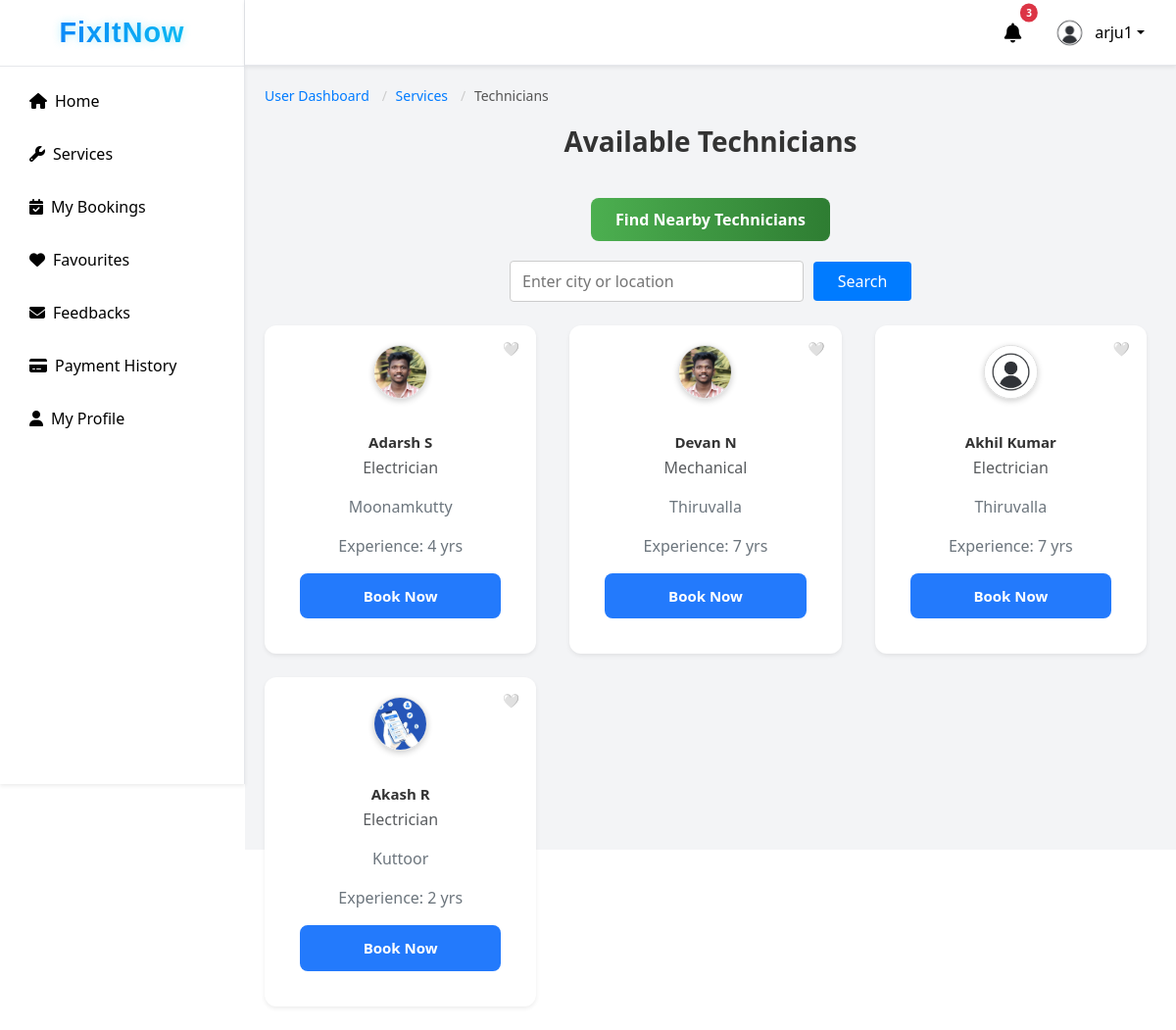
The page /user-tech-list/ (signed in) on the database its author committed.
### fixapp/models.py (models this page shows, shortened)
class UserRegistration(models.Model):
    full_name = models.CharField(max_length=100)
    username = models.CharField(max_length=150, unique=True)
    email = models.EmailField(unique=True)
    password = models.CharField(max_length=128)  # plain password
    phone = models.CharField(max_length=15, null=True, blank=True)
    profile_image = models.ImageField(upload_to="user_profiles/", null=True, blank=True)
    city = models.CharField(max_length=100, blank=True, null=True)
    address = models.TextField(blank=True, null=True)
    latitude = models.FloatField(blank=True, null=True)
    longitude = models.FloatField(blank=True, null=True)
    registered_on = models.DateTimeField(default=timezone.now)

class TechnicianRequest(models.Model):
    full_name = models.CharField(max_length=100)
    username = models.CharField(max_length=50, unique=True, null=True, blank=True)
    email = models.EmailField()
    phone = models.CharField(max_length=15)
    city = models.CharField(max_length=50)
    category = models.CharField(max_length=50)
    experience = models.PositiveIntegerField()
    profile_image = models.ImageField(upload_to="technician_profiles/", null=True, blank=True)
    document = models.FileField(upload_to="technician_docs/")
    id_proof = models.FileField(upload_to="id_proofs/", null=True, blank=True)
    password = models.CharField(max_length=128, null=True, blank=True)
    status = models.CharField(max_length=20, default="Pending")
    applied_on = models.DateTimeField(auto_now_add=True)
    latitude = models.FloatField(null=True, blank=True)
    longitude = models.FloatField(null=True, blank=True)

### fixapp/views.py (the view)
# urls.py: path('user-tech-list/', views.user_tech_list, name='user_tech_list'),
def user_tech_list(request):
    user_obj = None
    category = request.GET.get('category')
    if 'user_id' in request.session:
        try:
            user_obj = UserRegistration.objects.get(id=request.session['user_id'])
        except UserRegistration.DoesNotExist:
            user_obj = None
    technicians = TechnicianRequest.objects.filter(status="Approved")
    if category:
        technicians = technicians.filter(category=category)
    if user_obj:
        favorited_ids = FavoriteTechnician.objects.filter(user=user_obj).values_list('technician_id', flat=True)
    else:
        favorited_ids = []
    return render(request, "user_page/user_tech_list.html", {
        "user_obj": user_obj,
        "technicians": technicians,
        "favorited_ids": favorited_ids,
        "category_name": category
    })

### fixapp/context_processors.py (called while the page is built)
def notifications_processor(request):
    notifications = []
    if request.session.get('user_id'):
        notifications = Notification.objects.filter(
            recipient_type__in=["users", "both"]
        ).order_by('-created_on')
    return {'notifications': notifications}

def technician_notifications_processor(request):
    notifications = []
    if request.session.get('technician_id'):
        notifications = Notification.objects.filter(
            recipient_type__in=["technicians", "both"]
        ).order_by('-created_on')
    return {'tech_notifications': notifications}

### templates/user_page/user_tech_list.html (shortened to what this page needs)
{% extends 'user_page/user_dashboard.html' %}
{% load static %}
{% block user_techlist %}
<div class="user-tech-container">
    <nav aria-label="breadcrumb">
        <ol class="breadcrumb">
            <li class="breadcrumb-item"><a href="{% url 'user_home' %}">User Dashboard</a></li>
            <li class="breadcrumb-item"><a href="{% url 'user_services' %}">Services</a></li>
            <li class="breadcrumb-item active" aria-current="page">Technicians</li>
        </ol>
    </nav>
    <h2 class="welcome-text text-center">Available Technicians{% if category_name %} - {{ category_name }}{% endif %}</h2>
<div class="find-nearby-container">
    <button id="find-nearby-btn">
        Find Nearby Technicians
    </button>
</div>
<div class="manual-search">
    <input type="text" id="search-location" placeholder="Enter city or location">
    <button id="search-btn">Search</button>
</div>
    <div id="favorite-container" class="row mt-4">
        {% for tech in technicians %}
        <div class="col-md-4 mb-4">
            <div class="card tech-card shadow-sm text-center">
                <button class="btn btn-sm favorite-btn position-absolute top-0 end-0 m-2" data-tech-id="{{ tech.id }}">
                    {% if tech.id in favorited_ids %}
                    ❤️
                    {% else %}
                    🤍
                    {% endif %}
                </button>
                <div class="tech-img-container">
                    {% if tech.profile_image %}
                    <img src="{{ tech.profile_image.url }}" class="tech-img rounded-circle" alt="Tech Image">
                    {% else %}
                    <img src="{% static 'images/default_profile.png' %}" class="tech-img rounded-circle"
                        alt="Tech Image">
                    {% endif %}
                </div>
                <div class="card-body mt-4">
                    <h5 class="tech-name">{{ tech.full_name }}</h5>
                    <p class="text-muted">{{ tech.category }}</p>
                    <p class="text-secondary">{{ tech.city }}</p>
                    <p class="text-secondary">Experience: {{ tech.experience }} yrs</p>
                    <a href="{% url 'book_now' tech.id  %}" class="btn btn-primary btn-sm mt-2">Book Now</a>
                </div>
            </div>
        </div>
        {% empty %}
        <p class="text-center text-muted">No approved technicians available.</p>
        {% endfor %}
    </div>
</div>
{% endblock %}

### templates/user_page/user_dashboard.html (shortened to what this page needs)
{% load static %}
<!DOCTYPE html>
<html lang="en">
<head>
  <link href="https://cdn.jsdelivr.net/npm/bootstrap@5.3.2/dist/css/bootstrap.min.css" rel="stylesheet">
  <link href="https://cdn.jsdelivr.net/npm/bootstrap-icons@1.11.1/font/bootstrap-icons.css" rel="stylesheet">
  <link href="https://cdnjs.cloudflare.com/ajax/libs/font-awesome/6.4.0/css/all.min.css" rel="stylesheet">
<link href="https://cdn.jsdelivr.net/npm/remixicon@3.2.0/fonts/remixicon.css" rel="stylesheet">
  <link rel="stylesheet" href="{% static 'css/admin_dashboard.css' %}">
</head>
<body>
  <div class="d-flex">
    <nav id="sidebar" class="sidebar d-flex flex-column shadow-sm ">
      <div class="sidebar-header p-3 text-center">
        <h3 class="logo">FixItNow</h3>
      </div>
      <div class="sidebar-menu flex-grow-1">
        <ul class="nav flex-column mt-2">
          <li class="nav-item"><a href="{% url 'user_home' %}"
            class="nav-link {% if request.resolver_match.url_name == 'user_home' %}active{% endif %}">
            <i class="fas fa-home me-2"></i>Home</a>
          </li>
          <li class="nav-item"><a href="{% url 'user_services' %}"
            class="nav-link {% if request.resolver_match.url_name == 'user_services' %}active{% endif %}">
            <i class="fas fa-wrench me-2"></i>Services</a>
          </li>
          <li class="nav-item"><a href="{% url 'my_bookings' %}"
            class="nav-link {% if request.resolver_match.url_name == 'my_bookings' %}active{% endif %}">
            <i class="fas fa-calendar-check me-2"></i>My Bookings</a>
          </li>
          <li class="nav-item"><a href="{% url 'user_favorite_list' %}"
            class="nav-link {% if request.resolver_match.url_name == 'user_favorite_list' %}active{% endif %}">
            <i class="fas fa-heart me-2"></i>Favourites</a>
          </li>
          <li class="nav-item"><a href="{% url 'view_user_feedback' %}"
            class="nav-link {% if request.resolver_match.url_name == 'view_user_feedback' %}active{% endif %}"><i class="fas fa-envelope me-2"></i>Feedbacks</a></li>
          <li class="nav-item"><a href="{% url 'user_payment_history' %}"
            class="nav-link {% if request.resolver_match.url_name == 'user_payment_history' %}active{% endif %}"><i class="fas fa-credit-card me-2">
            </i>Payment History</a>
          </li>
          <li class="nav-item"><a href="{% url 'user_profile' %}"
            class="nav-link {% if request.resolver_match.url_name == 'user_profile' %}active{% endif %}">
            <i class="fas fa-user me-2"></i>My Profile</a>
          </li>
        </ul>
      </div>
    </nav>
    <div class="flex-grow-1 main-area">
      <nav class="navbar navbar-expand-lg topbar shadow-sm px-4 d-flex justify-content-end">
        <ul class="navbar-nav d-flex align-items-center">
<li class="nav-item dropdown me-3">
    <a class="nav-link position-relative" href="#" id="notificationDropdown" role="button"
       data-bs-toggle="dropdown" aria-expanded="false">
        <i class="fas fa-bell fa-lg"></i>
        {% if notifications.count %}
            <span class="badge-count">{{ notifications.count }}</span>
        {% endif %}
    </a>
</li>
          {% if user_obj %}
          <li class="nav-item dropdown">
            <a class="nav-link dropdown-toggle d-flex align-items-center" href="#" role="button"
              data-bs-toggle="dropdown" aria-expanded="false">
              {% if user_obj.profile_image %}
              <img src="{{ user_obj.profile_image.url }}" alt="profile" class="rounded-circle me-2 profile-pic"
                width="35" height="35">
              {% else %}
              <img src="{% static 'images/default_profile.png' %}" alt="profile" class="rounded-circle me-2 profile-pic"
                width="35" height="35">
              {% endif %}
              {{ user_obj.username }}
            </a>
          </li>
          {% endif %}
        </ul>
      </nav>
      {% block user_techlist %}
      {% endblock %}
    </div>
  </div>
</body>
</html>

### static/css/admin_dashboard.css (style rules this page uses)
body, html { height: 100%; margin: 0; font-family: "Segoe UI", sans-serif; }
.sidebar { width: 250px; height: 100vh; background-color: #ffffff; color: #000000; border-right: 1px solid #e5e7eb; position: fixed; overflow-y: auto; }
.sidebar-header { flex-shrink: 0; border-bottom: 1px solid #e5e7eb; background: #fff; }
.sidebar .logo { font-family: "Poppins", sans-serif; font-size: 1.8rem; font-weight: 700; letter-spacing: 1px; margin: 0; background: linear-gradient(90deg, #0d6efd, #0dcaf0); -webkit-background-clip: text; -webkit-text-fill-color: transparent; text-shadow: 0 0 8px rgba(13, 202, 240, 0.3); animation: logo-glow 3s infinite alternate; }
.sidebar-menu { overflow-y: auto; flex-grow: 1; }
.sidebar .nav-link { color: #000000; font-size: 16px; padding: 15px 5px; transition: background 0.2s, color 0.2s; padding-left: 30px; }
.main-area { margin-left: 250px; display: flex; flex-direction: column; height: 100vh; }
.topbar { background-color: #ffffff; border-bottom: 1px solid #e5e7eb; color: #000000; height: 67px; flex-shrink: 0; position: sticky; top: 0; z-index: 10; align-items: center; }
.topbar .navbar-nav .nav-link { color: #000000; }
.topbar .profile-pic { width: 35px; height: 35px; object-fit: cover; }
.breadcrumb { padding: 8px 15px; margin-bottom: 40px; list-style: none; background-color: #f5f5f5; border-radius: 4px; }
.breadcrumb-item { display: inline; font-size: 14px; }
.breadcrumb-item + .breadcrumb-item::before { padding: 0 5px; color: #ccc; content: "/\00a0"; }
.breadcrumb-item a { color: #6c757d; text-decoration: none; }
.breadcrumb-item.active { color: #0275d8; }
.welcome-text { text-align: center; margin-bottom: 30px; font-weight: bold; }
.card { flex: 1; max-width: 300px; border-radius: 16px; padding: 20px; text-align: left; color: #111; box-shadow: 0 6px 14px rgba(0,0,0,0.08); transition: transform 0.2s ease-in-out; border: none; margin-right: 10px; }
.breadcrumb { background: transparent; padding: 0; margin-bottom: 20px; }
.btn-primary { background: #237afc; border: none; padding: 12px 20px; font-weight: 600; font-size: 15px; border-radius: 8px; transition: background 0.3s ease-in-out; display: block; width: 100%; }
.badge-count { position: absolute; top: 0; right: 0; transform: translate(50%, -50%); background-color: #dc3545; color: #fff; font-size: 10px; padding: 2px 6px; border-radius: 50%; font-weight: bold; }
.welcome-text { text-align: center; font-weight: 700; font-size: 28px; color: #333; margin-bottom: 40px; }
.breadcrumb a { text-decoration: none; color: #0077cc; transition: color 0.3s; }
.user-tech-container { padding: 20px; background-color: #f3f4f6; height: 100%; }
.tech-card { position: relative; border-radius: 12px; padding-top: 60px; padding-bottom: 20px; background: #fff; }
.tech-img-container { position: absolute; top: 20px; left: 50%; transform: translateX(-50%); width: 80px; height: 80px; }
.tech-img { width: 80px; height: 80px; object-fit: cover; border: 3px solid #fff; box-shadow: 0 2px 6px rgba(0,0,0,0.2); border-radius: 50%; }
.tech-name { font-weight: bold; margin-top: 80px; }
.welcome-text { font-weight: bold; margin-bottom: 30px; font-size: 28px; }
.find-nearby-container { text-align: center; margin-bottom: 20px; }
#find-nearby-btn { background: linear-gradient(90deg, #4CAF50, #2E7D32); color: white; border: none; padding: 10px 25px; font-size: 16px; font-weight: 600; border-radius: 8px; cursor: pointer; transition: all 0.3s ease; }
.manual-search { display: flex; justify-content: center; align-items: center; gap: 10px; margin-bottom: 20px; }
.manual-search input { width: 300px; padding: 8px 12px; font-size: 16px; border: 1px solid #ccc; border-radius: 4px; outline: none; }
.manual-search button { width: 100px; padding: 8px 12px; font-size: 16px; background-color: #007bff; color: white; border: none; border-radius: 4px; cursor: pointer; }
.breadcrumb-item a { text-decoration: none; color: #007bff; }
.breadcrumb-item.active { color: #6c757d; }
.tech-name { font-size: 28px; margin: 10px 0 5px; }
.breadcrumb { background: none; padding-left: 0; margin-bottom: 20px; font-size: 14px; }
.breadcrumb a { color: #007bff; text-decoration: none; }
.breadcrumb .active { color: #555; }
.text-center { text-align: center; }
.tech-img { width: 55px; height: 55px; border-radius: 50%; object-fit: cover; border: 1px solid #ddd; }
.tech-name { font-size: 15px; font-weight: bold; color: #333; margin-bottom: 5px; }

### rows shown on the page
UserRegistration: profile_image (picture), username "arju1"
TechnicianRequest: profile_image (picture), full_name "Adarsh S", category "Electrician", city "Moonamkutty", experience "4"
TechnicianRequest: profile_image (picture), full_name "Devan N", category "Mechanical", city "Thiruvalla", experience "7"
TechnicianRequest: profile_image (picture), full_name "Akhil Kumar", category "Electrician", city "Thiruvalla", experience "7"
TechnicianRequest: profile_image (picture), full_name "Akash R", category "Electrician", city "Kuttoor", experience "2"

### other values the page prints
{{ notifications.count }} "3"
